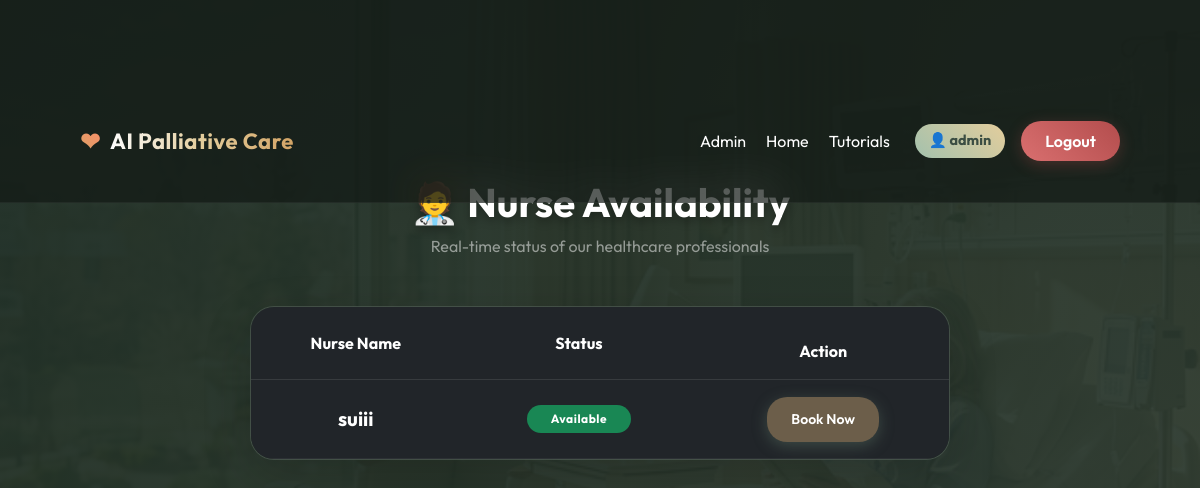
The app's page /nurse_availability (signed in), older data.
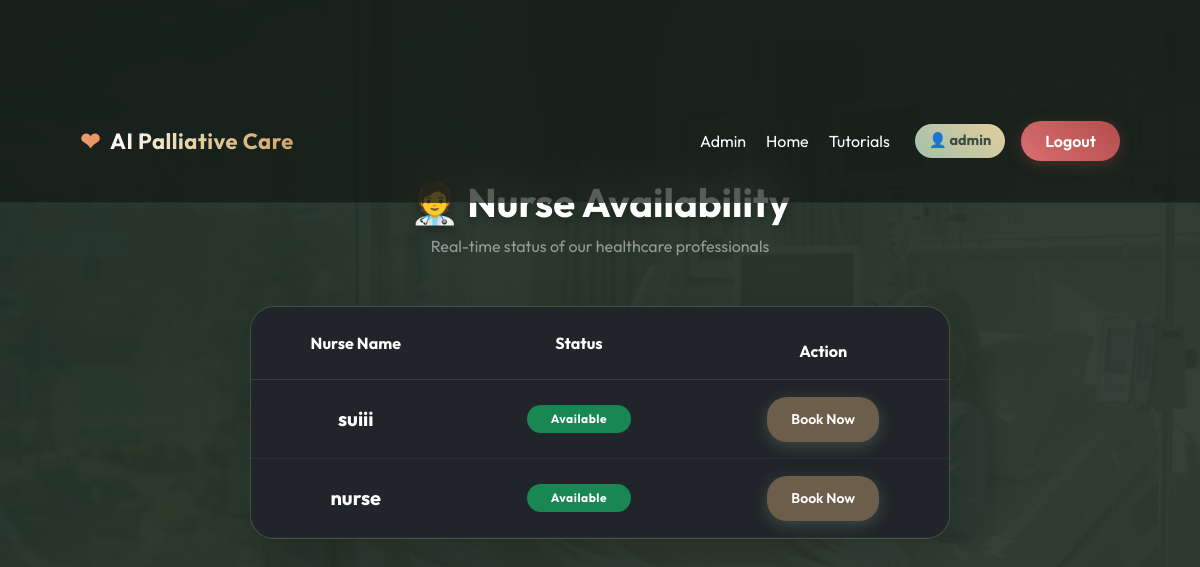
The same page, newer data.
### tables this page shows
CREATE TABLE users(
        id INTEGER PRIMARY KEY AUTOINCREMENT,
        username TEXT UNIQUE,
        password TEXT,
        role TEXT
    , status TEXT DEFAULT 'Available');

### app.py (the view)
@app.route("/nurse_availability")
def nurse_availability():
    if "user" not in session:
        return redirect("/login")
    conn = get_db()
    nurses = conn.execute(
        "SELECT username, status FROM users WHERE role='nurse'"
    ).fetchall()
    conn.close()
    return render_template("nurse_availability.html", nurses=nurses)

### app.py (called while the page is built)
@app.after_request
def add_header(response):
    response.cache_control.no_store = True
    response.cache_control.no_cache = True
    response.cache_control.must_revalidate = True
    response.cache_control.max_age = 0
    return response

def get_db():
    conn = sqlite3.connect(DB)
    conn.row_factory = sqlite3.Row
    return conn

### templates/nurse_availability.html (shortened to what this page needs)
{% extends "base.html" %}
{% block content %}
<div class="container py-5">
    <div class="text-center mb-5">
        <h2 class="fw-bold text-white mb-2" style="text-shadow: 0 4px 10px rgba(0,0,0,0.3); font-size: 2.5rem;">🧑‍⚕️ Nurse Availability</h2>
        <p class="text-white-50">Real-time status of our healthcare professionals</p>
    </div>
    <div class="mx-auto" style="max-width: 700px;">
        <div class="glass-card shadow-lg p-0 overflow-hidden" style="border-radius: 24px;">
            <table class="table table-dark table-hover mb-0 text-center" style="background: transparent;">
                <thead style="background: rgba(124, 160, 135, 0.2);">
                    <tr>
                        <th class="py-4">Nurse Name</th>
                        <th class="py-4">Status</th>
                        <th class="py-3">Action</th>
                    </tr>
                </thead>
                <tbody>
                    {% if nurses %}
                        {% for nurse in nurses %}
                        <tr style="border-bottom: 1px solid rgba(255,255,255,0.05); vertical-align: middle;">
                            <td class="py-4 fw-bold fs-5">{{ nurse.username }}</td>
                            <td class="py-4">
                                <span class="badge rounded-pill px-4 py-2 {% if nurse.status == 'Available' %}bg-success{% else %}bg-danger{% endif %}" style="letter-spacing: 0.5px;">
                                    {{ nurse.status }}
                                </span>
                            </td>
                            <td>
                                {% if nurse.status == 'Available' %}
                                    <a href="/booking" class="btn btn-sm px-4" style="background: rgba(220, 179, 123, 0.4); border-radius: 20px;">Book Now</a>
                                {% else %}
                                    <span class="text-white-50 small">Wait for update</span>
                                {% endif %}
                            </td>
                        </tr>
                        {% endfor %}
                    {% endif %}
                </tbody>
            </table>
        </div>
    </div>
</div>
{% endblock %}

Row changes from the older to the newer data that the page shows:
added users: username "nurse", status "Available", shows "Book Now"
